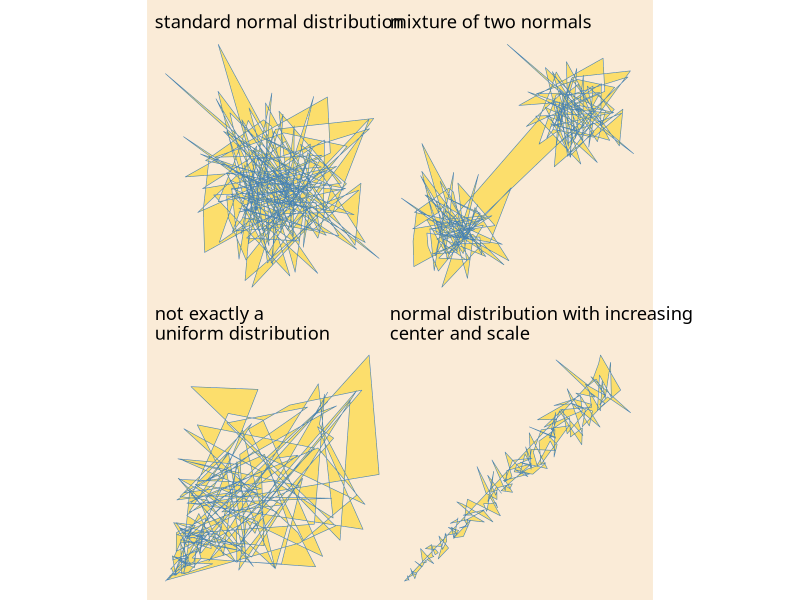
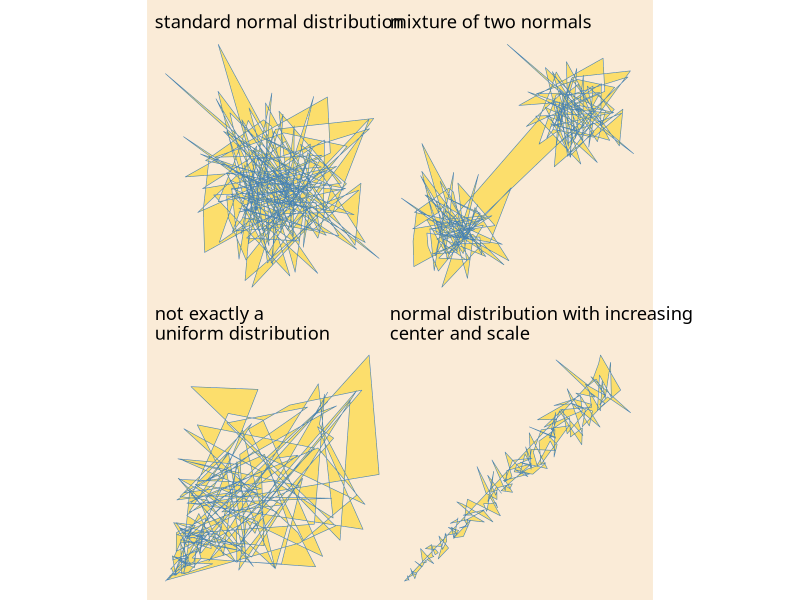

The R source for these figures, in order:

library(ggplot2)
library(purrr)
library(sf)

if (!dir.exists("visualization/garabato-pictures/")) {
  dir.create("visualization/garabato-pictures/")
}

garabato <- function(f, trazos, ..., seed = NULL) {
  set.seed(seed)
  args <- map(list(...), ~ rep(.x, each = 2))
  args$n <- trazos * 2
  
  do.call(f, args) %>% 
    matrix(ncol = 2, byrow = TRUE) %>% 
    st_linestring()
}

custom_plot <- function(sf_obj) {
  sf_obj %>% 
    ggplot() + 
    geom_sf(color = "steelblue", size = 0.5, alpha = 0.5, fill = "#FDD103") + 
    theme_void(base_family = "Avenir Next Condensed") 
}

a <- garabato(rnorm, trazos = 200, mean = 1:200, sd = sqrt(1:200), seed = 123) %>% 
  st_cast("MULTIPOLYGON") %>% 
  custom_plot() +
  ggtitle("normal distribution with increasing\ncenter and scale")

b <- garabato(rnorm, trazos = 200, mean = 0, sd = 1, seed = 123) %>% 
  st_cast("MULTIPOLYGON") %>% 
  custom_plot() +
  ggtitle("standard normal distribution")

c <- garabato(rnorm, 200, mean = c(rep(1, 100), rep(10, 100)), sd = 2, seed = 123) %>% 
  st_cast("MULTIPOLYGON") %>% 
  custom_plot() +
  ggtitle("mixture of two normals")

d <- garabato(runif, 200, min = log(1:100), max = 1:100) %>% 
  st_cast("MULTIPOLYGON") %>% 
  custom_plot() +
  ggtitle("not exactly a\nuniform distribution")

# Composition -------------------------------------------------------------

library(patchwork)

b + c + d + a &
  theme(plot.background = element_rect(fill = "antiquewhite", color = "antiquewhite"))

ggsave("visualization/garabato-pictures/pic-1.png", device = "png", dpi = "print", 
       width = 8, height = 8,
       bg = "antiquewhite")
